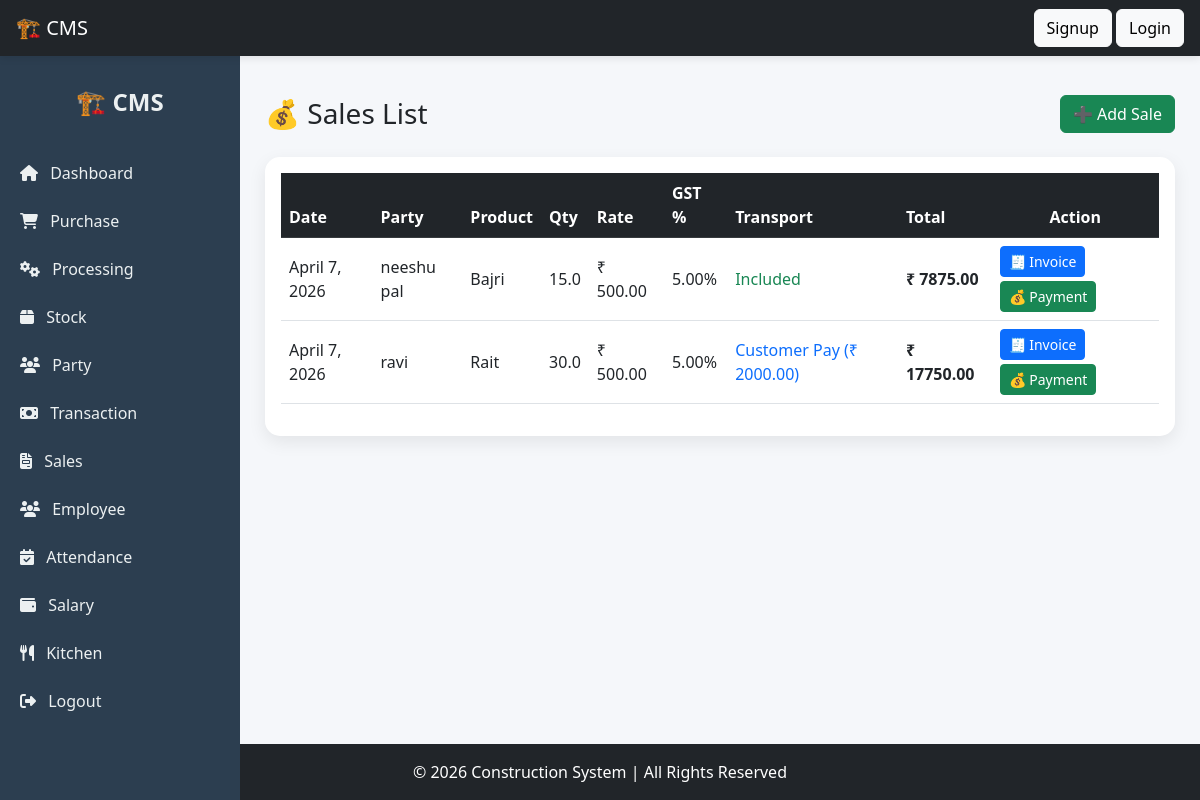
/sales/list/, run on the app's committed database.
### mainapp/models.py (models this page shows, shortened)
class Sale(models.Model):
    PRODUCT_CHOICES = (
        ('rait', 'Rait'),
        ('bajri', 'Bajri'),
        ('bajerkut', 'Bajerkut'),
    )
    TRANSPORT_TYPE = (
        ('customer', 'Customer Pay'),   # customer alag se dega
        ('included', 'Included'),       # rate me include
        ('free', 'Free'),               # tum bharoge
    )
    party = models.ForeignKey('Party', on_delete=models.CASCADE)
    product = models.CharField(max_length=20, choices=PRODUCT_CHOICES)
    quantity = models.FloatField()
    rate = models.DecimalField(max_digits=10, decimal_places=2)
    gst_percent = models.DecimalField(max_digits=5, decimal_places=2, default=5)
    transport_type = models.CharField(max_length=20, choices=TRANSPORT_TYPE, default='customer')
    transport_charge = models.DecimalField(max_digits=10, decimal_places=2, default=0)
    invoice_number = models.CharField(max_length=50, blank=True, null=True)
    vehicle_number = models.CharField(max_length=50, blank=True, null=True)
    site_address = models.TextField(blank=True, null=True)
    subtotal = models.DecimalField(max_digits=12, decimal_places=2, blank=True, null=True)
    gst_amount = models.DecimalField(max_digits=12, decimal_places=2, blank=True, null=True)
    total_amount = models.DecimalField(max_digits=12, decimal_places=2, blank=True, null=True)
    date = models.DateField(auto_now_add=True)

class Party(models.Model):
    name = models.CharField(max_length=255)
    phone = models.CharField(max_length=15, blank=True, null=True)
    address = models.TextField(blank=True, null=True)
    balance = models.DecimalField(max_digits=12, decimal_places=2, default=0)

### mainapp/views.py (the view)
# urls.py: path('sales/list/', sale_list, name='sale_list'),
def sale_list(request):
    sales = Sale.objects.all().order_by('-id')
    return render(request, 'sales/sale_list.html', {'sales': sales})

### mainapp/templates/sales/sale_list.html (shortened to what this page needs)
{% extends "base2.html" %}
{% block content %}
<div class="d-flex justify-content-between align-items-center mb-4">
    <h3 class="mb-0">💰 Sales List</h3>
    <a href="/sales/add/" class="btn btn-success">
        ➕ Add Sale
    </a>
</div>
<div class="card p-3">
    <div class="table-responsive">
        <table class="table table-hover align-middle">
            <thead class="table-dark">
                <tr>
                    <th>Date</th>
                    <th>Party</th>
                    <th>Product</th>
                    <th>Qty</th>
                    <th>Rate</th>
                    <th>GST %</th>
                    <th>Transport</th>
                    <th>Total</th>
                    <th class="text-center">Action</th>
                </tr>
            </thead>
            <tbody>
                {% for s in sales %}
                <tr>
                    <td>{{ s.date }}</td>
                    <td>{{ s.party.name }}</td>
                    <td>{{ s.product|title }}</td>
                    <td>{{ s.quantity }}</td>
                    <td>₹ {{ s.rate }}</td>
                    <td>{{ s.gst_percent }}%</td>
                    <td>
                        {% if s.transport_type == "customer" %}
                            <span class="text-primary">
                                Customer Pay (₹ {{ s.transport_charge }})
                            </span>
                        {% elif s.transport_type == "included" %}
                            <span class="text-success">
                                Included
                            </span>
                        {% elif s.transport_type == "free" %}
                            <span class="text-danger">
                                Free (You Paid)
                            </span>
                        {% endif %}
                    </td>
                    <td><strong>₹ {{ s.total_amount }}</strong></td>
                    <td>
                        <a href="{% url 'print_invoice' s.id %}"
                            class="btn btn-sm btn-primary">
                            🧾 Invoice
                        </a>
                        <a href="{% url 'add_transaction' %}?party={{ s.party.id }}&sale={{ s.id }}"
                            class="btn btn-sm btn-success mt-1">
                            💰 Payment
                        </a>
                    </td>
                </tr>
                {% empty %}
                <tr>
                    <td colspan="9" class="text-center text-muted py-4">
                        🚫 No Sales Found
                    </td>
                </tr>
                {% endfor %}
            </tbody>
        </table>
    </div>
</div>
{% endblock %}

### mainapp/templates/base.html (style rules this page uses)
html, body { height: 100%; }
body { display: flex; flex-direction: column; }
.card { border-radius: 12px; box-shadow: 0 4px 10px rgba(0,0,0,0.1); transition: 0.3s; }

### mainapp/templates/base2.html (style rules this page uses)
body { background: #f5f7fa; }
.card { border-radius: 15px; border: none; box-shadow: 0 6px 18px rgba(0,0,0,0.08); transition: 0.3s; }

### data on the page
Sale: date "April 7, 2026", party.name "neeshu pal", product "Bajri", quantity "15.0", rate "500.00", gst_percent "5.00", transport_type "Included", total_amount "7875.00"
Sale: date "April 7, 2026", party.name "ravi", product "Rait", quantity "30.0", rate "500.00", gst_percent "5.00", transport_charge "2000.00", total_amount "17750.00"
